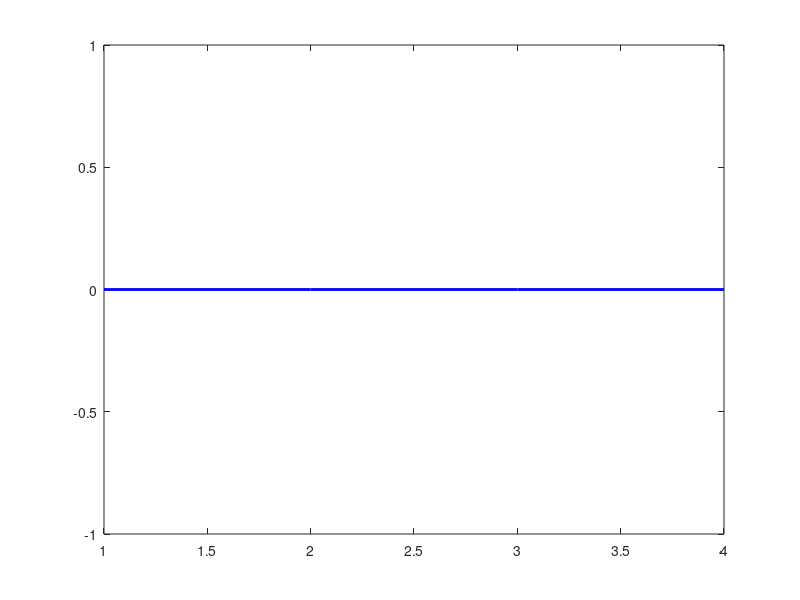

Write MATLAB code to recreate this figure. (Note: this script raises an error after producing the figure.)
%this code was used to analize the laser effects on cross day decoding results
clear;clc;close all
LaserEffectsFiles=dir('*LaserEffectsOnDecoding*.mat');
% TargetDayID=[{[1 2 3]};{[4 5]}];%;{3};{[4]};{[5]};{[6]};{[7]}define the group days used to perform decoding analysis
% XLabel=[{'Day1-2-3'};{'Day4-5'}];
TargetDayID=[{[1]};{[2]};{[3]};{[4 5]}];%;{3};{[4]};{[5]};{[6]};{[7]}define the group days used to perform decoding analysis
XLabel=[{'Day1'};{'Day2'};{'Day3'};{'Day4-5'}];

Legends=[{'ChR2'};{'No-Laser'};{'NpHR'}];
FaceColors=[[0.6 0.6 1];[0.4 0.4 0.4];[0.4 1 0.4]];
Colors=[[0 0 1];[0 0 0];[0 0.5 0]];
DecodingTimesToCompare=50;
TimeGain=10;
MeanDelayDecodingAccuracy=zeros(3,length(TargetDayID));
STD=zeros(3,length(TargetDayID));
CrossDayDecodingResults=cell(3,length(TargetDayID));
for iDay=1:size(LaserEffectsFiles,1)%go each day gorup
    load(LaserEffectsFiles(iDay).name)
    CrossDayDecodingResults(:,iDay)=LaserAndNLDecodingResults';
    WholeDelayMeanDecodingAccuracy=AllPeriodsMeanDecodingAccuracy{3};
    
    MeanDelayDecodingAccuracy(:,iDay)=mean(WholeDelayMeanDecodingAccuracy(1:DecodingTimesToCompare,:))';
    STD(:,iDay)=std(WholeDelayMeanDecodingAccuracy(1:DecodingTimesToCompare,:))';
end
%%
YMin=min(min(MeanDelayDecodingAccuracy-STD));
YMax=max(max(MeanDelayDecodingAccuracy+STD));
for isLaserGroup=1:3%ChR2, No Laser, and NpHR group
    plot(1:length(TargetDayID),MeanDelayDecodingAccuracy(isLaserGroup,:),'color',Colors(isLaserGroup,:),'linewidth',2,'markersize',8)
    hold on
    errorbar(1:length(TargetDayID),MeanDelayDecodingAccuracy(isLaserGroup,:),STD(isLaserGroup,:),'color',Colors(isLaserGroup,:),'linewidth',2)
end
legend(Legends,'location','best')
ylabel('Decoding accuracy','fontsize',12)
ylim([floor(YMin*100)/100 YMax*1.04])
set(gca,'xtick',1:length(TargetDayID),'xticklabel',XLabel(1:length(TargetDayID)))
title('Cross day delay decoding accuracy','fontsize',12)
saveas(gcf,'Cross day delay decoding accuracy','fig')%
saveas(gcf,'Cross day delay decoding accuracy','png')%
close all
%% plot cross day decoding results
AllAxis=zeros(1,length(TargetDayID));
YMin=zeros(3,length(TargetDayID));
YMax=zeros(3,length(TargetDayID));
figure('Position', [350, 100, 900, 800]);
for iDay=1:size(CrossDayDecodingResults,2)
    tempDecodingResults=CrossDayDecodingResults(:,iDay);
    
    XAxisID=iDay;YAxisID=0;
    if length(TargetDayID)==2
        AllAxis(iDay)=subplot('position',[0.08+(iDay-1)*0.44 0.1 0.4 0.8]);
    elseif length(TargetDayID)==3
        AllAxis(iDay)=subplot('position',[0.08+(XAxisID-1)*0.3 0.1 0.26 0.8]);
    elseif length(TargetDayID)==4
        if iDay>2
            XAxisID=iDay-2;
            YAxisID=1;
        end
        AllAxis(iDay)=subplot('position',[0.08+(XAxisID-1)*0.44 0.54+YAxisID*(-0.46) 0.4 0.36]);
    end
    for isLaserGroup=1:length(tempDecodingResults)%ChR2, No Laser, and NpHR group
        tempGroupDecoding=tempDecodingResults{isLaserGroup};
        WindowNum=size(tempGroupDecoding,2);
        ProceedingBinNum=bin_width/step_size;
        X=-(4-StartTime):step_size/1000:(WindowNum*step_size/1000-(4-StartTime))-step_size/1000;
        X=X+ProceedingBinNum*step_size/1000;   
        
        if isLaserGroup==1
            AddLegend([{'ChR'} {'No Laser'} {'NpHR'}],Colors,[0.8, 0.32, 0.1, 0.1],10)
        end
        hold on
        STD=std(tempGroupDecoding);
        [YMin1,YMax1]=PlotMeanSEM(tempGroupDecoding,X,[Colors(isLaserGroup,:)*0.6;Colors(isLaserGroup,:)],STD);
        YMin(isLaserGroup,iDay)=YMin1;
        YMax(isLaserGroup,iDay)=YMax1;
        if isLaserGroup==length(tempDecodingResults)
            text(3.5,max(YMax(:,iDay))*0.95,'NeuNum=100')
            EventCurve(OdorMN,DelayMN,ResponseMN,WaterMN,max(YMax(:,iDay))*1.2,min(YMin(:,iDay))-0.04,4);
        end
    end
    if iDay>=3
        xlabel('Time from sample onset(s)','fontsize',12)
    end
    if iDay==1||iDay==3
        ylabel('Decoding accuracy','fontsize',12)
    end
    Title=['Day' num2str(TargetDayID{iDay}) '-decoding'];
    title(Title,'fontsize',12)
    set(gca,'fontsize',10,'TickDir','out')
    box off
end
axis(AllAxis,[-2 2*OdorMN+DelayMN+1 0.40 1])
saveas(gcf,'Laser effects on cross day decoding accuracy','fig')%
saveas(gcf,'Laser effects on cross day decoding accuracy','png')%
close all
